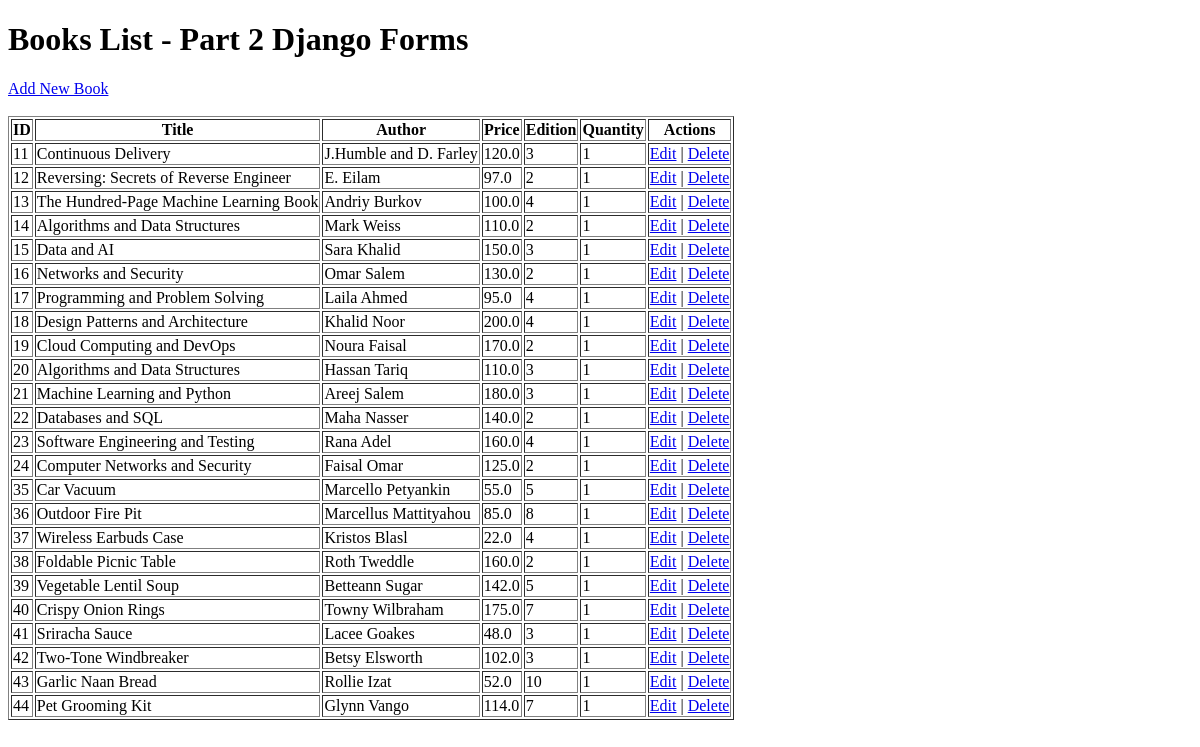
The app's page /books/lab9_part2/listbooks, older data.
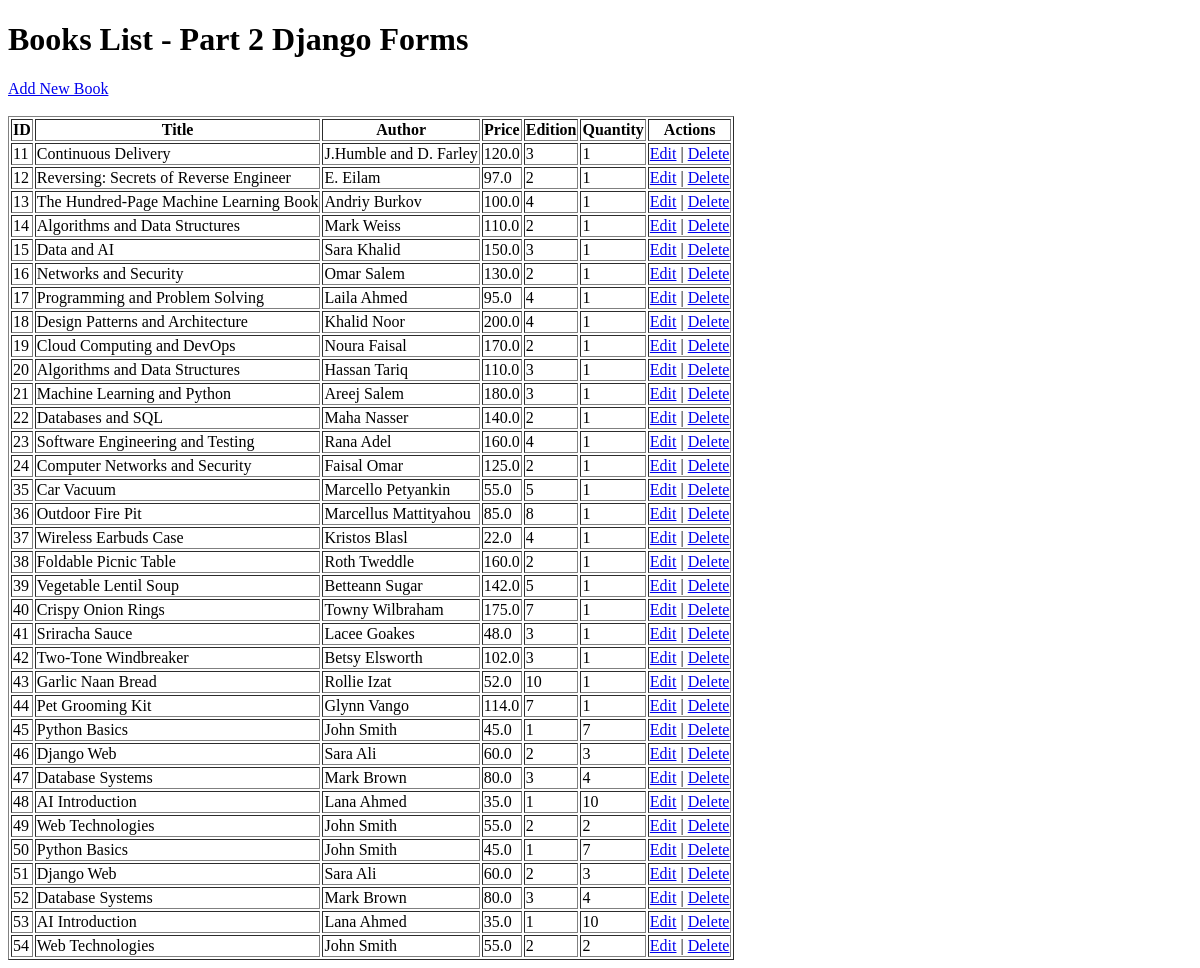
The same page, newer data.
### apps/bookmodule/models.py (models this page shows, shortened)
class Book(models.Model):
    title = models.CharField(max_length=100)
    author = models.CharField(max_length=50, blank=True, null=True)
    price = models.FloatField(default=0.0)
    edition = models.SmallIntegerField(default=1)
    quantity = models.IntegerField(default=1)
    pubdate = models.DateTimeField(null=True, blank=True)
    rating = models.SmallIntegerField(default=1)
    publisher = models.ForeignKey(Publisher, null=True, blank=True, on_delete=models.SET_NULL)
    authors = models.ManyToManyField(Author, blank=True)

### apps/bookmodule/views.py (the view)
# urls.py: path('lab9_part2/listbooks', views.list_books_lab9_part2, name='list_books_lab9_part2'),
def list_books_lab9_part2(request):
    books = Book.objects.all()
    return render(request, 'bookmodule/lab9_part2_listbooks.html', {'books': books})

### apps/templates/bookmodule/lab9_part2_listbooks.html (shortened to what this page needs)
<!DOCTYPE html>
<html>
<head>
</head>
<body>
<h1>Books List - Part 2 Django Forms</h1>
<a href="{% url 'add_book_lab9_part2' %}">Add New Book</a>
<br><br>
<table border="1">
    <tr>
        <th>ID</th>
        <th>Title</th>
        <th>Author</th>
        <th>Price</th>
        <th>Edition</th>
        <th>Quantity</th>
        <th>Actions</th>
    </tr>
    {% for book in books %}
    <tr>
        <td>{{ book.id }}</td>
        <td>{{ book.title }}</td>
        <td>{{ book.author }}</td>
        <td>{{ book.price }}</td>
        <td>{{ book.edition }}</td>
        <td>{{ book.quantity }}</td>
        <td>
            <a href="{% url 'edit_book_lab9_part2' book.id %}">Edit</a>
            |
            <a href="{% url 'delete_book_lab9_part2' book.id %}">Delete</a>
        </td>
    </tr>
    {% empty %}
    <tr>
        <td colspan="7">No books found.</td>
    </tr>
    {% endfor %}
</table>
</body>
</html>

Row changes from the older to the newer data that the page shows:
added Book: id "45", title "Python Basics", author "John Smith", price "45.0", edition "1", quantity "7"
added Book: id "46", title "Django Web", author "Sara Ali", price "60.0", edition "2", quantity "3"
added Book: id "47", title "Database Systems", author "Mark Brown", price "80.0", edition "3", quantity "4"
added Book: id "48", title "AI Introduction", author "Lana Ahmed", price "35.0", edition "1", quantity "10"
added Book: id "49", title "Web Technologies", author "John Smith", price "55.0", edition "2", quantity "2"
added Book: id "50", title "Python Basics", author "John Smith", price "45.0", edition "1", quantity "7"
added Book: id "51", title "Django Web", author "Sara Ali", price "60.0", edition "2", quantity "3"
added Book: id "52", title "Database Systems", author "Mark Brown", price "80.0", edition "3", quantity "4"
added Book: id "53", title "AI Introduction", author "Lana Ahmed", price "35.0", edition "1", quantity "10"
added Book: id "54", title "Web Technologies", author "John Smith", price "55.0", edition "2", quantity "2"
